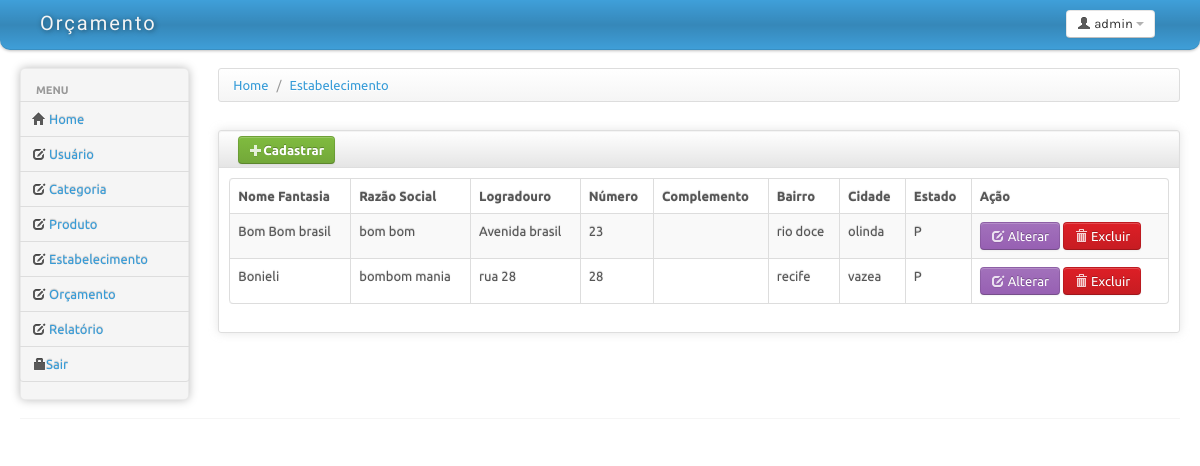
The app's page /estabelecimento/exibirDados.php with its own data.
### tables this page shows
CREATE TABLE IF NOT EXISTS `estabelecimento` (
  `id_Estabelecimento` int(11) NOT NULL AUTO_INCREMENT,
  `nome_fantasia_estabelecimento` varchar(60) NOT NULL,
  `razao_social_estabelecimento` varchar(60) NOT NULL,
  `logradouro_estabelecimento` varchar(70) DEFAULT NULL,
  `numero_estabelecimento` varchar(6) DEFAULT NULL,
  `complemento_estabelecimento` varchar(45) DEFAULT NULL,
  `bairro_estabelecimento` varchar(45) NOT NULL,
  `cidade_estabelecimento` varchar(45) NOT NULL,
  `UF_estabelecimento` char(1) NOT NULL,
  `inclusao_estabelecimento` datetime DEFAULT NULL,
  PRIMARY KEY (`id_Estabelecimento`)
);

### estabelecimento/repositorioEstabelecimento.php (called while the page is built, shortened)
<?php
require_once ('classeEstabelecimento.php');
require_once ('../Conexao/ConexaoPDO.php');
class RepositorioEstabelecimento
{
	private $conn;
	private static $instancia;
	private function __construct()
	{
		$this->conn = ConexaoPDO::getInstancia()->getDb();
	}
	public static function getInstancia()
	{
		if(!isset(self::$instancia))
			self::$instancia = new RepositorioEstabelecimento();
		return self::$instancia;
	}
	public function retornaObjeto($array)
	{
		return new Estabelecimento($array["id_Estabelecimento"], $array["nome_fantasia_estabelecimento"], $array["razao_social_estabelecimento"],$array["logradouro_estabelecimento"],$array["numero_estabelecimento"],$array["complemento_estabelecimento"],$array["bairro_estabelecimento"], $array["cidade_estabelecimento"],$array["UF_estabelecimento"]);
	}
	public function listar()
	{
		try
		{
			$retorno = null;
			$sqlExibir = "SELECT * FROM estabelecimento";
			$this->stm = $this->conn->prepare($sqlExibir);
			$this->stm->execute();
			while ($result = $this->stm->fetch(PDO::FETCH_ASSOC))
			{
				$retorno[] = $this->retornaObjeto($result);
			}
			return $retorno;
		}
		catch(PDOException $e)
		{
			throw new $e->getMessage();
		}
	}
}
?>

### Conexao/ConexaoPDO.php (called while the page is built)
<?php
class ConexaoPDO {
	private static $instancia;
 	private $db;
	private function __construct() {
			try{
				if(true){
					$host = "localhost";
					$user = "root";
					$pass = "";
					$dbname = "orcamento";
				}
				$this->db = new PDO("mysql:host=$host; dbname=$dbname",$user,$pass);
				$this->db->setAttribute(PDO::ATTR_ERRMODE, PDO::ERRMODE_EXCEPTION);
				$this->db->setAttribute(PDO::MYSQL_ATTR_USE_BUFFERED_QUERY, true);
				$this->db->exec("SET lc_time_names='pt_br'");
			}catch (PDOException $e) {
				throw new BancoException($e);
			}
		}
		 public static function getInstancia() {
			 if (!isset(self::$instancia)) {
				 self::$instancia = new ConexaoPdo();
			 }
			 return self::$instancia;
		 }
		 public function getDb() {
			 return $this->db;
		 }
 }
?>

### estabelecimento/classeEstabelecimento.php (called while the page is built, shortened)
<?php
Class Estabelecimento
{
	private $id;
	private $nomeFantasia;
	private $razaoSocial;
	private $logradouro;
	private $numero;
	private $bairro;
	private $cidade;
	private $estado;
	function __construct($id = null,
						$nomeFantasia = null,
						$razaoSocial = null,
						$logradouro = null,
						$numero = null,
						$complemento = null,
						$bairro = null,
						$cidade = null,
						$estado = null)
	{
		$this->id = $id;
		$this->nomeFantasia = $nomeFantasia;
		$this->razaoSocial = $razaoSocial;
		$this->logradouro = $logradouro;
		$this->numero = $numero;
		$this->bairro = $bairro ;
		$this->cidade = $cidade;
		$this->estado = $estado;
	}
	function getId()
	{
		return $this->id;
	}
	function getNomeFantasia()
	{
		return $this->nomeFantasia;
	}
	function getRazaoSocial()
	{
		return $this->razaoSocial;
	}
	function getLogradouro()
	{
		return $this->logradouro;
	}
	function getNumero()
	{
		return $this->numero;
	}
	function getBairro()
	{
		return $this->bairro;
	}
	function getCidade()
	{
		return $this->cidade;
	}
	function getEstado()
	{
		return $this->estado;
	}
}
?>

### estabelecimento/exibirDados.php (the view, shortened to what this page needs)
<!DOCTYPE html>
<html lang="pt">
<head>
	<link id="bs-css" href="../estrutura/css/bootstrap-cerulean.css" rel="stylesheet">
	<link href="../estrutura/css/bootstrap-responsive.css" rel="stylesheet">
	<link href="../estrutura/css/charisma-app.css" rel="stylesheet">
	<link href="../estrutura/css/jquery-ui-1.8.21.custom.css" rel="stylesheet">
	<link href='../estrutura/css/fullcalendar.css' rel='stylesheet'>
	<link href='../estrutura/css/fullcalendar.print.css' rel='stylesheet'  media='print'>
	<link href='../estrutura/css/chosen.css' rel='stylesheet'>
	<link href='../estrutura/css/uniform.default.css' rel='stylesheet'>
	<link href='../estrutura/css/colorbox.css' rel='stylesheet'>
	<link href='../estrutura/css/jquery.cleditor.css' rel='stylesheet'>
	<link href='../estrutura/css/jquery.noty.css' rel='stylesheet'>
	<link href='../estrutura/css/noty_theme_default.css' rel='stylesheet'>
	<link href='../estrutura/css/elfinder.min.css' rel='stylesheet'>
	<link href='../estrutura/css/elfinder.theme.css' rel='stylesheet'>
	<link href='../estrutura/css/jquery.iphone.toggle.css' rel='stylesheet'>
	<link href='../estrutura/css/opa-icons.css' rel='stylesheet'>
	<link href='../estrutura/css/uploadify.css' rel='stylesheet'>
</head>
<body>
	<div class="navbar">
		<div class="navbar-inner">
			<div class="container-fluid">
				<a class="brand" href=""><span>Or&ccedil;amento</span></a>
				<div class="btn-group pull-right" >
					<a class="btn dropdown-toggle" data-toggle="dropdown" href="#">
						<i class="icon-user"></i><span class="hidden-phone"> admin</span>
						<span class="caret"></span>
					</a>
				</div>
			</div>
		</div>
	</div>
		<div class="container-fluid">
		<div class="row-fluid">
			<div class="span2 main-menu-span">
				<div class="well nav-collapse sidebar-nav">
					<ul class="nav nav-tabs nav-stacked main-menu">
						<li class="nav-header hidden-tablet">Menu</li>
						<li><a class="ajax-link" href="../index.html"><i class="icon-home"></i><span class="hidden-tablet"> Home</span></a></li>
						<li><a class="ajax-link" href="../usuario/exibirUsuario.php"><i class="icon-edit"></i><span class="hidden-tablet"> Usu&aacute;rio</span></a></li>
						<li><a class="ajax-link" href="../categoria/exibirCategoria.php"><i class="icon-edit"></i><span class="hidden-tablet"> Categoria</span></a></li>
						<li><a class="ajax-link" href="../produto/frmProduto.php"><i class="icon-edit"></i><span class="hidden-tablet"> Produto</span></a></li>
						<li><a class="ajax-link" href="../estabelecimento/exibirDados.php"><i class="icon-edit"></i><span class="hidden-tablet"> Estabelecimento</span></a></li>
						<li><a class="ajax-link" href="../orcamento/exibirOrcamento.php"><i class="icon-edit"></i><span class="hidden-tablet"> Or&ccedilamento</span></a></li>
						<li><a class="ajax-link" href="../relatorio/relatorio.php"><i class="icon-edit"></i><span class="hidden-tablet"> Relat&oacute;rio</span></a></li>
						<li><a href="../login/index.php"><i class="icon-lock"></i><span class="hidden-tablet">Sair</span></a></li>
					</ul>
				</div>
			</div>
			<div id="content" class="span10">
			<div>
				<ul class="breadcrumb">
					<li>
						<a href="#">Home</a> <span class="divider">/</span>
					</li>
					<li>
						<a href="#">Estabelecimento</a>
					</li>
				</ul>
			</div>
			<?php
			include_once 'repositorioEstabelecimento.php';
			?>
			<div class="row-fluid sortable">
				<div class="box span12">
					<div class="box-header well" data-original-title>
					<a class="btn btn-success" href="frmEstabelecimento.php"><i class="icon-plus icon-white"></i>Cadastrar</a>
					</div>
					<div class="box-content">
						<table class="table table-striped table-bordered bootstrap-datatable datatable">
						  <thead>
							  <tr>
								  <th>Nome Fantasia</th>
								  <th>Raz&atilde;o Social</th>
								  <th>Logradouro</th>
								  <th>N&uacute;mero</th>
								  <th>Complemento</th>
								  <th>Bairro</th>
								  <th>Cidade</th>
								  <th>Estado</th>
								  <th>A&ccedil;&atilde;o</th>
							  </tr>
						  </thead>
						  <tbody>
						  <?php
							include_once 'repositorioEstabelecimento.php';
							$retornoObjEstabelecimento = RepositorioEstabelecimento::getInstancia()->listar();
						    foreach ($retornoObjEstabelecimento as $ObjEstabelecimento){
						  ?>
							<tr>
								<td class="center"><?php echo utf8_encode($ObjEstabelecimento->getNomeFantasia()); ?></td>
								<td class="center"><?php echo utf8_encode($ObjEstabelecimento->getRazaoSocial()); ?></td>
								<td class="center"><?php echo utf8_encode($ObjEstabelecimento->getLogradouro()); ?></td>
								<td class="center"><?php echo utf8_encode($ObjEstabelecimento->getNumero()); ?></td>
								<td class="center"><?php echo utf8_encode($ObjEstabelecimento->getComplemento()); ?></td>
								<td class="center"><?php echo utf8_encode($ObjEstabelecimento->getBairro()); ?></td>
								<td class="center"><?php echo utf8_encode($ObjEstabelecimento->getCidade()); ?></td>
								<td class="center" ><?php echo utf8_encode($ObjEstabelecimento->getEstado()); ?></td>
								<td class="center">
									<a class="btn btn-info" href="frmEstabelecimentoAlterar.php?id=<?php echo $ObjEstabelecimento->getId();?>">
										<i class="icon-edit icon-white"></i>
										Alterar
									</a>
									<a class="btn btn-danger" href="excluirDados.php?id=<?php echo $ObjEstabelecimento->getId();?>"onClick="return confirm('Deseja realmente apagar este registo?')";>
										<i class="icon-trash icon-white"></i>
										Excluir
									</a>
								</td>
							</tr>
							<?php } ?>
						  </tbody>
					  </table>
					</div>
				</div>
			</div>
			</div>
		</div>
		<hr>
	</div>
</body>
</html>

### estrutura/css/charisma-app.css (style rules this page uses)
.box { border: 1px solid #DEDEDE; border-radius:3px; -webkit-border-radius:3px; -moz-border-radius:3px; margin-top: 10px; margin-bottom: 10px ; box-shadow: 0 0 10px rgba(189, 189, 189, 0.4); -webkit-box-shadow: 0 0 10px rgba(189, 189, 189, 0.4); -moz-box-shadow: 0 0 10px rgba(189, 189, 189, 0.4); }
.box-header { border:none; padding-top:5px; border-bottom: 1px solid #DEDEDE; border-radius:3px 3px 0 0; -webkit-border-radius:3px 3px 0 0; -moz-border-radius:3px 3px 0 0; height:12px; min-height:12px; margin-bottom: 0; cursor:move; font-weight:bold; font-size:16px; background: -moz-linear-gradient(top, rgba(255,255,255,0) 0%, rgba(0,0,0,0.1) 100%); background: -webkit-gradient(linear, left top, left bottom, color-stop(0%,rgba(255,255,255,0)), color-stop(100%,rgba(0,0,0,0.1))); background: -webkit-linear-gradient(top, rgba(255,255,255,0) 0%,rgba(0,0,0,0.1) 100%); background: -o-linear-gradient(top, rgba(255,255,255,0) 0%,rgba(0,0,0,0.1) 100%); background: -ms-linear-gradient(top, rgba(255,255,255,0) 0%,rgba(0,0,0,0.1) 100%); background: linear-gradient(to bottom, rgba(255,255,255,0) 0%,rgba(0,0,0,0.1) 100%); filter: progid:DXImageTransform.Microsoft.gradient( startColorstr='#00ffffff', endColorstr='#1a000000',GradientType=0 ); }
.box-content { padding:10px; }
.sidebar-nav { min-height:0; box-shadow: 0 0 10px #BDBDBD; -webkit-box-shadow: 0 0 10px #BDBDBD; -moz-box-shadow: 0 0 10px #BDBDBD; border-radius: 5px; -webkit-border-radius: 5px; -moz-border-radius: 5px; margin-bottom: 0; padding-bottom:0; }
.sidebar-nav > ul > li:not(.nav-header) { margin-right:-2px; margin-left:-2px; }
.brand { font-family: 'Shojumaru', cursive, Arial, serif; letter-spacing:2px; text-shadow:1px 1px 5px rgba(0, 0, 0, 0.5); width:166px; }
.brand span { float:left; }
.navbar-inner { border-radius:0 0 10px 10px; -webkit-border-radius:0 0 10px 10px; -moz-border-radius:0 0 10px 10px; padding-top:5px; padding-bottom:5px; }
.pull-right { float:right !important; }

### estabelecimento/exibirDados.php (style rules this page uses)
body { padding-bottom: 40px; }
.sidebar-nav { padding: 9px 0; }

### records on screen
estabelecimento: nome_fantasia_estabelecimento "Bom Bom brasil", razao_social_estabelecimento "bom bom", logradouro_estabelecimento "Avenida brasil", numero_estabelecimento "23", bairro_estabelecimento "rio doce", cidade_estabelecimento "olinda", UF_estabelecimento "P"
estabelecimento: nome_fantasia_estabelecimento "Bonieli", razao_social_estabelecimento "bombom mania", logradouro_estabelecimento "rua 28", numero_estabelecimento "28", bairro_estabelecimento "recife", cidade_estabelecimento "vazea", UF_estabelecimento "P"
